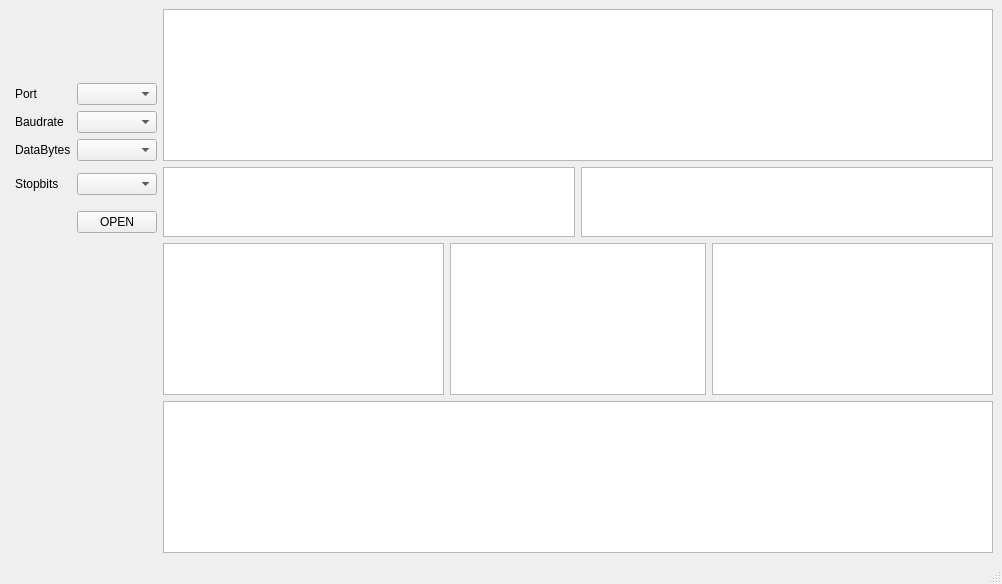
<?xml version="1.0" encoding="UTF-8"?>
<ui version="4.0">
 <class>MainWindow</class>
 <widget class="QMainWindow" name="MainWindow">
  <property name="geometry">
   <rect>
    <x>0</x>
    <y>0</y>
    <width>1002</width>
    <height>584</height>
   </rect>
  </property>
  <property name="windowTitle">
   <string>MainWindow</string>
  </property>
  <widget class="QWidget" name="centralwidget">
   <layout class="QGridLayout" name="gridLayout">
    <item row="0" column="0" rowspan="6" colspan="3">
     <layout class="QVBoxLayout" name="verticalLayout_4"/>
    </item>
    <item row="0" column="3" rowspan="4" colspan="4">
     <layout class="QVBoxLayout" name="verticalLayout">
      <item>
       <widget class="QGraphicsView" name="graphicsView"/>
      </item>
     </layout>
    </item>
    <item row="1" column="1">
     <widget class="QLabel" name="label">
      <property name="text">
       <string>Port</string>
      </property>
     </widget>
    </item>
    <item row="1" column="2">
     <widget class="QComboBox" name="comboBox"/>
    </item>
    <item row="2" column="1">
     <widget class="QLabel" name="label_2">
      <property name="text">
       <string>Baudrate</string>
      </property>
     </widget>
    </item>
    <item row="2" column="2">
     <widget class="QComboBox" name="comboBox_2"/>
    </item>
    <item row="3" column="1">
     <widget class="QLabel" name="label_3">
      <property name="text">
       <string>DataBytes</string>
      </property>
     </widget>
    </item>
    <item row="3" column="2">
     <widget class="QComboBox" name="comboBox_3"/>
    </item>
    <item row="4" column="1">
     <widget class="QLabel" name="label_4">
      <property name="text">
       <string>Stopbits</string>
      </property>
     </widget>
    </item>
    <item row="4" column="2">
     <widget class="QComboBox" name="comboBox_4"/>
    </item>
    <item row="4" column="3" rowspan="2" colspan="2">
     <layout class="QVBoxLayout" name="verticalLayout_2">
      <item>
       <widget class="QGraphicsView" name="graphicsView_2"/>
      </item>
     </layout>
    </item>
    <item row="4" column="5" rowspan="2" colspan="2">
     <layout class="QVBoxLayout" name="verticalLayout_3">
      <item>
       <widget class="QGraphicsView" name="graphicsView_3"/>
      </item>
     </layout>
    </item>
    <item row="5" column="2">
     <widget class="QPushButton" name="pushButton">
      <property name="text">
       <string>OPEN</string>
      </property>
     </widget>
    </item>
    <item row="6" column="3">
     <layout class="QHBoxLayout" name="horizontalLayout">
      <item>
       <widget class="QGraphicsView" name="graphicsView_4"/>
      </item>
     </layout>
    </item>
    <item row="6" column="4" colspan="2">
     <layout class="QHBoxLayout" name="horizontalLayout_2">
      <item>
       <widget class="QGraphicsView" name="graphicsView_5"/>
      </item>
     </layout>
    </item>
    <item row="6" column="6">
     <layout class="QHBoxLayout" name="horizontalLayout_3">
      <item>
       <widget class="QGraphicsView" name="graphicsView_6"/>
      </item>
     </layout>
    </item>
    <item row="7" column="3" colspan="4">
     <layout class="QHBoxLayout" name="horizontalLayout_4">
      <item>
       <widget class="QTextBrowser" name="textBrowser"/>
      </item>
     </layout>
    </item>
   </layout>
  </widget>
  <widget class="QMenuBar" name="menubar">
   <property name="geometry">
    <rect>
     <x>0</x>
     <y>0</y>
     <width>1002</width>
     <height>23</height>
    </rect>
   </property>
  </widget>
  <widget class="QStatusBar" name="statusbar"/>
 </widget>
 <resources/>
 <connections/>
</ui>
